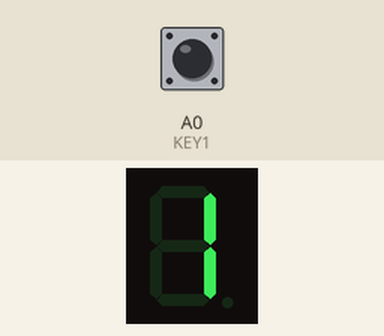
Simulated run of this sketch. Board: Arduino Uno, built with avr-gcc and run on an emulated ATmega328P. On the bench: 1-digit seven-segment display. Wiring (inferred from the names in the program): 1-digit 7-segment display, segments lit when HIGH: segments pin 13, pin 12, pin 11, pin 10, pin 9, pin 8, pin 7. Inputs (shaded band) come from the test bench; at power-on: A0 (KEY1) HIGH. The segment pins are drawn as the display they are named for.

Above: at 1.2 s.
1.3 s: A0 (KEY1) pulled LOW for 0.15 s
At 1.9 s:
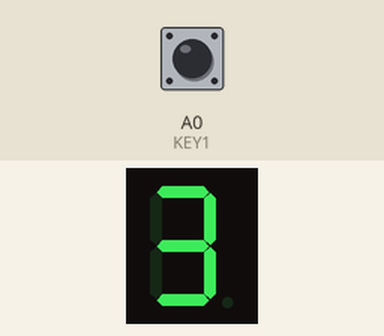
2.9 s: A0 (KEY1) pulled LOW for 1 s
At 4.3 s:
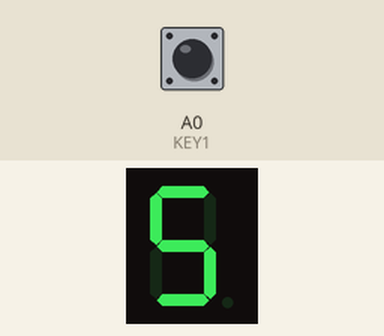
5.4 s: A0 (KEY1) pulled LOW for 0.15 s
At 6.2 s:
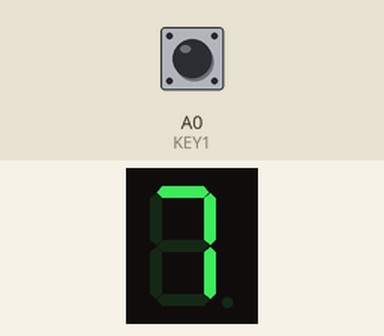
7.0 s: A0 (KEY1) pulled LOW for 1 s
At 8.6 s:
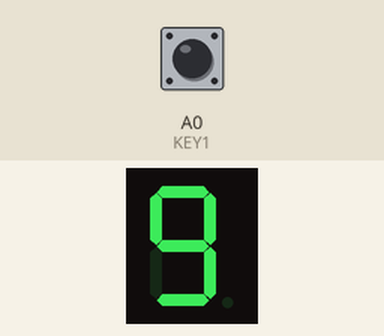
Timing chart, 0 to 10.1 s (numbered marks = the images above; inputs shaded):
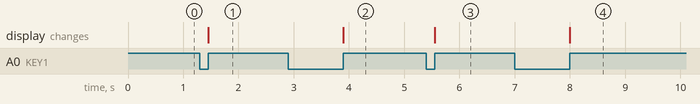

Measured:
- after the input at 1.3 s, the display: changes after 0.15 s (image 1)
- after the input at 2.9 s, the display: changes after 1.0 s (image 2)
- after the input at 5.4 s, the display: changes after 0.15 s (image 3)
- after the input at 7.0 s, the display: changes after 1.0 s (image 4)

The sketch:

bai_8.ino
```cpp
#define a 13
#define b 12
#define c 11
#define d 10
#define e 9
#define f 8
#define g 7
#define KEY1 A0

void number0() {
  digitalWrite(a, 1);
  digitalWrite(b, 1);
  digitalWrite(c, 1);
  digitalWrite(d, 1);
  digitalWrite(e, 1);
  digitalWrite(f, 1);
  digitalWrite(g, 0);
}

void number1() {
  digitalWrite(a, 0);
  digitalWrite(b, 1);
  digitalWrite(c, 1);
  digitalWrite(d, 0);
  digitalWrite(e, 0);
  digitalWrite(f, 0);
  digitalWrite(g, 0);
}

void number2() {
  digitalWrite(a, 1);
  digitalWrite(b, 1);
  digitalWrite(c, 0);
  digitalWrite(d, 1);
  digitalWrite(e, 1);
  digitalWrite(f, 0);
  digitalWrite(g, 1);
}

void number3() {
  digitalWrite(a, 1);
  digitalWrite(b, 1);
  digitalWrite(c, 1);
  digitalWrite(d, 1);
  digitalWrite(e, 0);
  digitalWrite(f, 0);
  digitalWrite(g, 1);
}

void number4() {
  digitalWrite(a, 0);
  digitalWrite(b, 1);
  digitalWrite(c, 1);
  digitalWrite(d, 0);
  digitalWrite(e, 0);
  digitalWrite(f, 1);
  digitalWrite(g, 1);
}

void number5() {
  digitalWrite(a, 1);
  digitalWrite(b, 0);
  digitalWrite(c, 1);
  digitalWrite(d, 1);
  digitalWrite(e, 0);
  digitalWrite(f, 1);
  digitalWrite(g, 1);
}

void number6() {
  digitalWrite(a, 1);
  digitalWrite(b, 0);
  digitalWrite(c, 1);
  digitalWrite(d, 1);
  digitalWrite(e, 1);
  digitalWrite(f, 1);
  digitalWrite(g, 1);
}

void number7() {
  digitalWrite(a, 1);
  digitalWrite(b, 1);
  digitalWrite(c, 1);
  digitalWrite(d, 0);
  digitalWrite(e, 0);
  digitalWrite(f, 0);
  digitalWrite(g, 0);
}

void number8() {
  digitalWrite(a, 1);
  digitalWrite(b, 1);
  digitalWrite(c, 1);
  digitalWrite(d, 1);
  digitalWrite(e, 1);
  digitalWrite(f, 1);
  digitalWrite(g, 1);
}

void number9() {
  digitalWrite(a, 1);
  digitalWrite(b, 1);
  digitalWrite(c, 1);
  digitalWrite(d, 1);
  digitalWrite(e, 0);
  digitalWrite(f, 1);
  digitalWrite(g, 1);
}

void setup() {
  // put your setup code here, to run once:
  pinMode(a, OUTPUT);
  pinMode(b, OUTPUT);
  pinMode(c, OUTPUT);
  pinMode(d, OUTPUT);
  pinMode(e, OUTPUT);
  pinMode(f, OUTPUT);
  pinMode(g, OUTPUT);

  pinMode(KEY1, INPUT);
  number1();

}

int dem = 1;
void loop() {
  // put your main code here, to run repeatedly:
  if (digitalRead(KEY1) == 0)
  {
    while (digitalRead(KEY1) == 0);
    if ( dem == 1)
    {
      number3();
      dem = dem + 2;
    }
    else if ( dem == 3)
    {
      number5();
      dem = dem + 2;
    }
    else if ( dem == 5)
    {
      number7();
      dem = dem + 2;
    }
    else if ( dem == 7)
    {
      number9();
      dem = dem + 2;
    }
    else if ( dem == 9)
    {
      number0();
      dem = 1;
    }
  }

}
```
